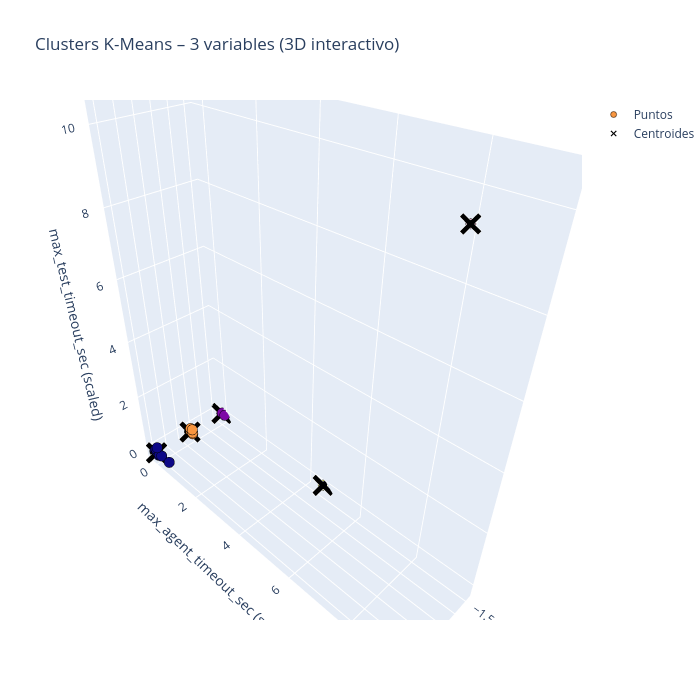

Write notebook code for a chart like this one.
### Markdown cell above
### 5.2.3 Gráfica Interactiva Ploty  ###

### Code cell
centroids = model_x2.cluster_centers_

Scene = dict(
    xaxis=dict(title='difficulty (scaled)'),
    yaxis=dict(title='max_agent_timeout_sec (scaled)'),
    zaxis=dict(title='max_test_timeout_sec (scaled)')
)

labels_x2 = model_x2.labels_
trace_points = go.Scatter3d(
    x=x2_scaled[:, 0],  # difficulty
    y=x2_scaled[:, 1],  # max_agent_timeout_sec
    z=x2_scaled[:, 2],  # max_test_timeout_sec
    mode='markers',
    marker=dict(
        color=labels_x2,
        size=6,
        line=dict(color='black', width=0.5)
    ),
    name='Puntos'
)

trace_centroids = go.Scatter3d(
    x=centroids[:, 0],
    y=centroids[:, 1],
    z=centroids[:, 2],
    mode='markers',
    marker=dict(
        color='black',
        size=8,
        symbol='x',
        line=dict(color='white', width=2)
    ),
    name='Centroides'
)

layout = go.Layout(
    margin=dict(l=0, r=0),
    scene=Scene,
    height=700,
    width=700,
    title='Clusters K-Means – 3 variables (3D interactivo)'
)

fig = go.Figure(data=[trace_points, trace_centroids], layout=layout)
fig.show()
